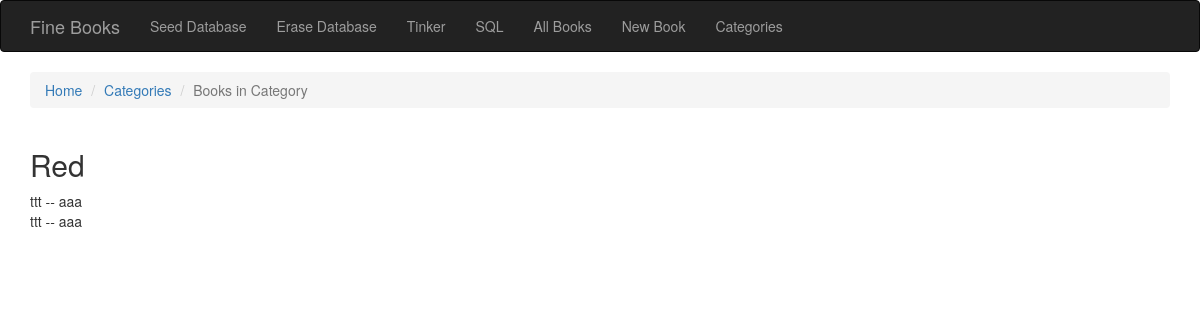
Before: /books_in_category/1 with the older database file.
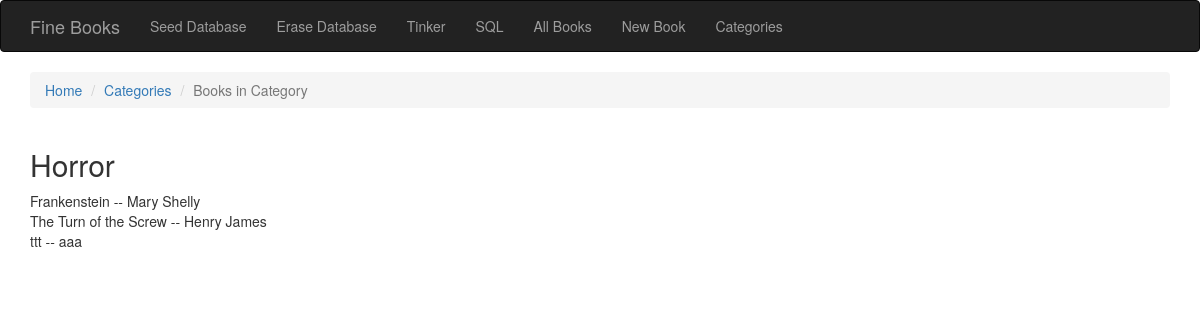
After: the same page with the newer database file.
### tables this page shows
CREATE TABLE Category (description TEXT);

CREATE TABLE Book (author TEXT,title TEXT, isbn INTEGER, description TEXT, category_id INTEGER);

### app.py (the view)
    @app.route('/books_in_category/<categoryID>')
    def books_in_cat(categoryID):
        categories = execute_sql('SELECT * FROM Category WHERE rowid = ? ',[categoryID])
        categoryDescription= categories[0]['description']
        books = execute_sql('SELECT * FROM Book WHERE category_id = ? ',[categoryID])
        for book in books:
            print('dddd')
        print('debug')
        return render_template('books_in_cat.html', books=books, categoryDescription=categoryDescription)

### templates/books_in_cat.html
{% extends "base.html" %}
{% block breadcrumb %}
  <li class="breadcrumb-item"><a href="{{ url_for('home') }}">Home</a></li>
  <li class="breadcrumb-item"><a href="{{ url_for('categories') }}">Categories</a></li>
  <li class="breadcrumb-item active">Books in Category</li>
{% endblock %}
{% block page_content %}
  <h2>{{categoryDescription}}</h2>
  {% for book in books %}
    <div>
    {{ book['title']}} -- {{ book['author']}}
    </div>
  {% endfor%}
{% endblock %}

Changed rows visible on the page:
no longer on this page (row edited): Book: title "ttt", author "aaa"
changed Category: description "Red" → "Horror"
added Book: title "Frankenstein", author "Mary Shelly"
now on this page (row edited): Book: title "The Turn of the Screw", author "Henry James"
